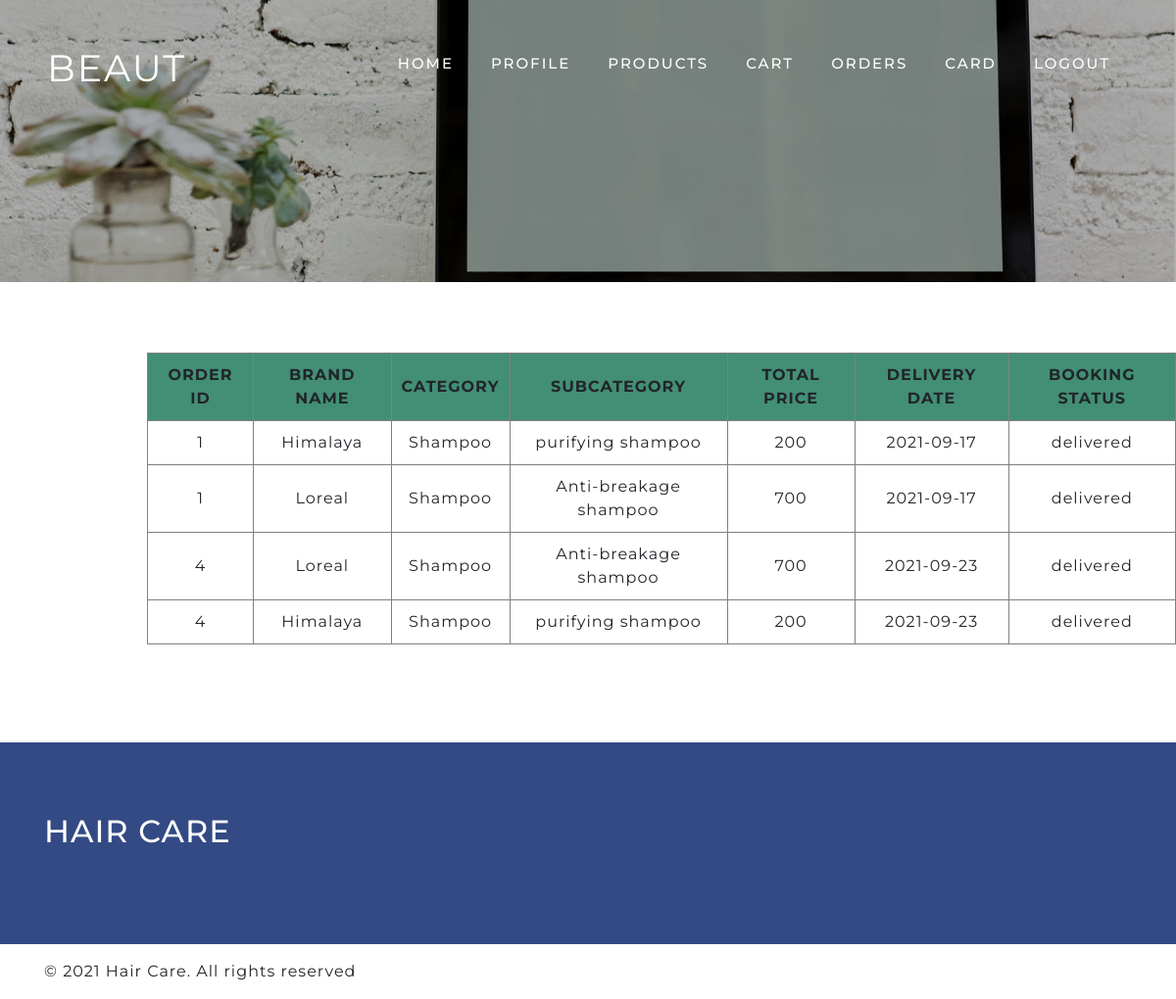
Screenshot of /customer/myorders.php (signed in) with the database file from the repository.
### tables this page shows
CREATE TABLE IF NOT EXISTS `tbl_cmaster` (
  `orderid` int(11) NOT NULL AUTO_INCREMENT,
  `custid` int(11) NOT NULL,
  `totalprice` int(11) NOT NULL,
  `status` varchar(15) NOT NULL,
  PRIMARY KEY (`orderid`)
);

CREATE TABLE IF NOT EXISTS `tbl_product` (
  `id` int(11) NOT NULL AUTO_INCREMENT,
  `pname` varchar(50) NOT NULL,
  `cat` varchar(50) NOT NULL,
  `description` varchar(50) NOT NULL,
  `itemimage` varchar(100) NOT NULL,
  `rate` varchar(50) NOT NULL,
  `stock` int(12) NOT NULL,
  `status` int(11) NOT NULL,
  `scat` varchar(40) NOT NULL,
  `starvalue` int(11) NOT NULL,
  PRIMARY KEY (`id`)
);

CREATE TABLE IF NOT EXISTS `tbl_category` (
  `id` int(11) NOT NULL AUTO_INCREMENT,
  `cname` varchar(50) NOT NULL,
  `status` int(11) NOT NULL,
  PRIMARY KEY (`id`)
);

CREATE TABLE IF NOT EXISTS `tbl_subcat` (
  `scid` int(11) NOT NULL AUTO_INCREMENT,
  `catid` varchar(30) NOT NULL,
  `category` varchar(30) NOT NULL,
  `status` varchar(20) NOT NULL,
  PRIMARY KEY (`scid`)
);

CREATE TABLE IF NOT EXISTS `tbl_cchild` (
  `cchildid` int(11) NOT NULL AUTO_INCREMENT,
  `cmasterid` int(11) NOT NULL,
  `itemid` int(11) NOT NULL,
  `qty` int(11) NOT NULL,
  `totalprice` int(11) NOT NULL,
  `date` date NOT NULL,
  `custid` int(11) NOT NULL,
  PRIMARY KEY (`cchildid`)
);

### customer/myorders.php (the view, shortened to what this page needs)
<?php
include 'customerbase.php';
?>
<br><br><br>
<?php
    $custid = $_SESSION['id'];
    include '../connection.php';
    $qry = mysqli_query($conn,"SELECT tbl_cmaster.orderid,tbl_cmaster.totalprice,tbl_cchild.date from tbl_cmaster,tbl_cchild where tbl_cmaster.orderid=tbl_cchild.cmasterid and tbl_cmaster.custid=tbl_cchild.custid and tbl_cmaster.custid='$custid' and  tbl_cmaster.status<>'added'");
if (mysqli_fetch_array($qry) > 0) {
    ?>
<table border="1" style="margin-left:150px;">
    <th> ORDER ID    </th>
    <th> BRAND NAME </th>
    <th> CATEGORY </th>
    <th> SUBCATEGORY</th>
    <th> TOTAL PRICE </th>
    <th> DELIVERY  DATE </th>
    <th> BOOKING STATUS </th>
    <?php
    $qry = mysqli_query($conn,"SELECT tbl_cmaster.status,tbl_cmaster.orderid,tbl_cchild.totalprice,tbl_cchild.date,tbl_product.id,tbl_product.pname,tbl_product.description,tbl_category.cname,tbl_subcat.category from tbl_cmaster,tbl_cchild,tbl_product,tbl_subcat,tbl_category where tbl_cmaster.orderid=tbl_cchild.cmasterid and tbl_cmaster.custid=tbl_cchild.custid and tbl_product.id=tbl_cchild.itemid and tbl_cmaster.custid='$custid'  and tbl_product.cat=tbl_category.id and tbl_product.scat=tbl_subcat.scid and tbl_cmaster.custid='$custid' and  tbl_cmaster.status<>'added'");
        while ($row = mysqli_fetch_array($qry)) {
        echo '<tr><td>' . $row['orderid'] . '</td><td>' . $row['pname'] . '</td><td>' . $row['cname'] . '</td><td>' . $row['category'] . '</td><td>' . $row['totalprice'] . '</td><td>' . $row['date'] . '</td><td>' . $row['status'] . '</td>';
    }
    } else {
        ?>
        <!-- <img src="../images/no_data_found.png" width="30%" height="30%" >
         -->
        <?php
    }
    ?>
</table>
<?php
include '../footer.php';
?>

### web/css/style.css (style rules this page uses)
html, body { padding: 0; margin: 0; background: #fff; letter-spacing: 1px; font-family: 'Montserrat', sans-serif; }

### customer/myorders.php (style rules this page uses)
th { background-color:rgb(66, 143, 117); }
th,td { padding:10px; text-align:center; }

### rows the page displays
tbl_cmaster: orderid "1", tbl_product.pname "Himalaya", tbl_category.cname "Shampoo", tbl_subcat.category "purifying shampoo", tbl_cchild.totalprice "200", tbl_cchild.date "2021-09-17", status "delivered", tbl_product.pname "Loreal", tbl_subcat.category "Anti-breakage shampoo", tbl_cchild.totalprice "700"
tbl_cmaster: orderid "4", tbl_product.pname "Loreal", tbl_category.cname "Shampoo", tbl_subcat.category "Anti-breakage shampoo", tbl_cchild.totalprice "700", tbl_cchild.date "2021-09-23", status "delivered", tbl_product.pname "Himalaya", tbl_subcat.category "purifying shampoo", tbl_cchild.totalprice "200"
